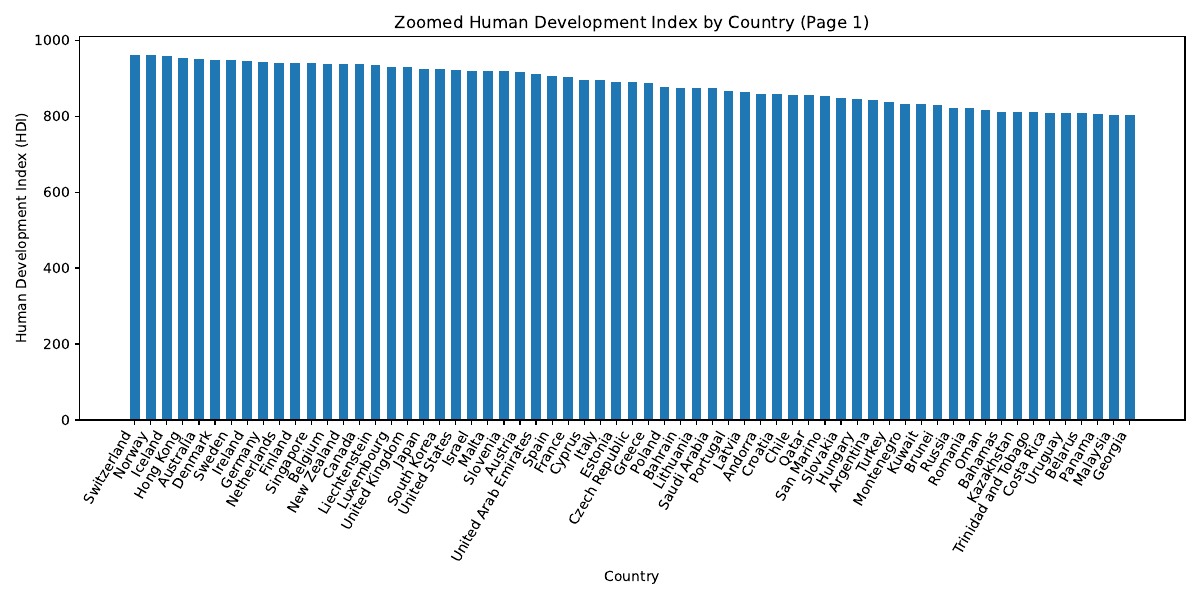

The script that saved this image:
import pandas as pd
import matplotlib.pyplot as plt
from matplotlib.backends.backend_pdf import PdfPages

# Step 1: Read data from the Excel file
file_path = "hdi.xls"
df = pd.read_excel(file_path)

# Step 2: Sort the DataFrame by HDI (optional, for better visualization)
df.sort_values(by="HDI", ascending=False, inplace=True)

# Step 3: Split the data into three DataFrames (approximately 67 values each)
chunk_size = len(df) // 3
df_page1 = df.iloc[:chunk_size]
df_page2 = df.iloc[chunk_size: 2 * chunk_size]
df_page3 = df.iloc[2 * chunk_size:]

# Step 4: Create a PDF file for the chart
with PdfPages("hdi_chart.pdf") as pdf:
    # Page 1
    plt.figure(figsize=(12, 6))
    plt.bar(df_page1.index, df_page1["HDI"], width=0.6, align='center')
    plt.xlabel("Country")
    plt.ylabel("Human Development Index (HDI)")
    plt.title("Zoomed Human Development Index by Country (Page 1)")
    plt.xticks(df_page1.index, df_page1["Nation"], rotation=60, ha='right')
    plt.tight_layout()
    pdf.savefig()
    plt.close()

    # Page 2
    plt.figure(figsize=(12, 6))
    plt.bar(df_page2.index, df_page2["HDI"], width=0.6, align='center')
    plt.xlabel("Country")
    plt.ylabel("Human Development Index (HDI)")
    plt.title("Zoomed Human Development Index by Country (Page 2)")
    plt.xticks(df_page2.index, df_page2["Nation"], rotation=60, ha='right')
    plt.tight_layout()
    pdf.savefig()
    plt.close()

    # Page 3
    plt.figure(figsize=(12, 6))
    plt.bar(df_page3.index, df_page3["HDI"], width=0.6, align='center')
    plt.xlabel("Country")
    plt.ylabel("Human Development Index (HDI)")
    plt.title("Zoomed Human Development Index by Country (Page 3)")
    plt.xticks(df_page3.index, df_page3["Nation"], rotation=60, ha='right')
    plt.tight_layout()
    pdf.savefig()
    plt.close()

# The PDF file "hdi_chart.pdf" now contains three pages with approximately 67 values on each page
